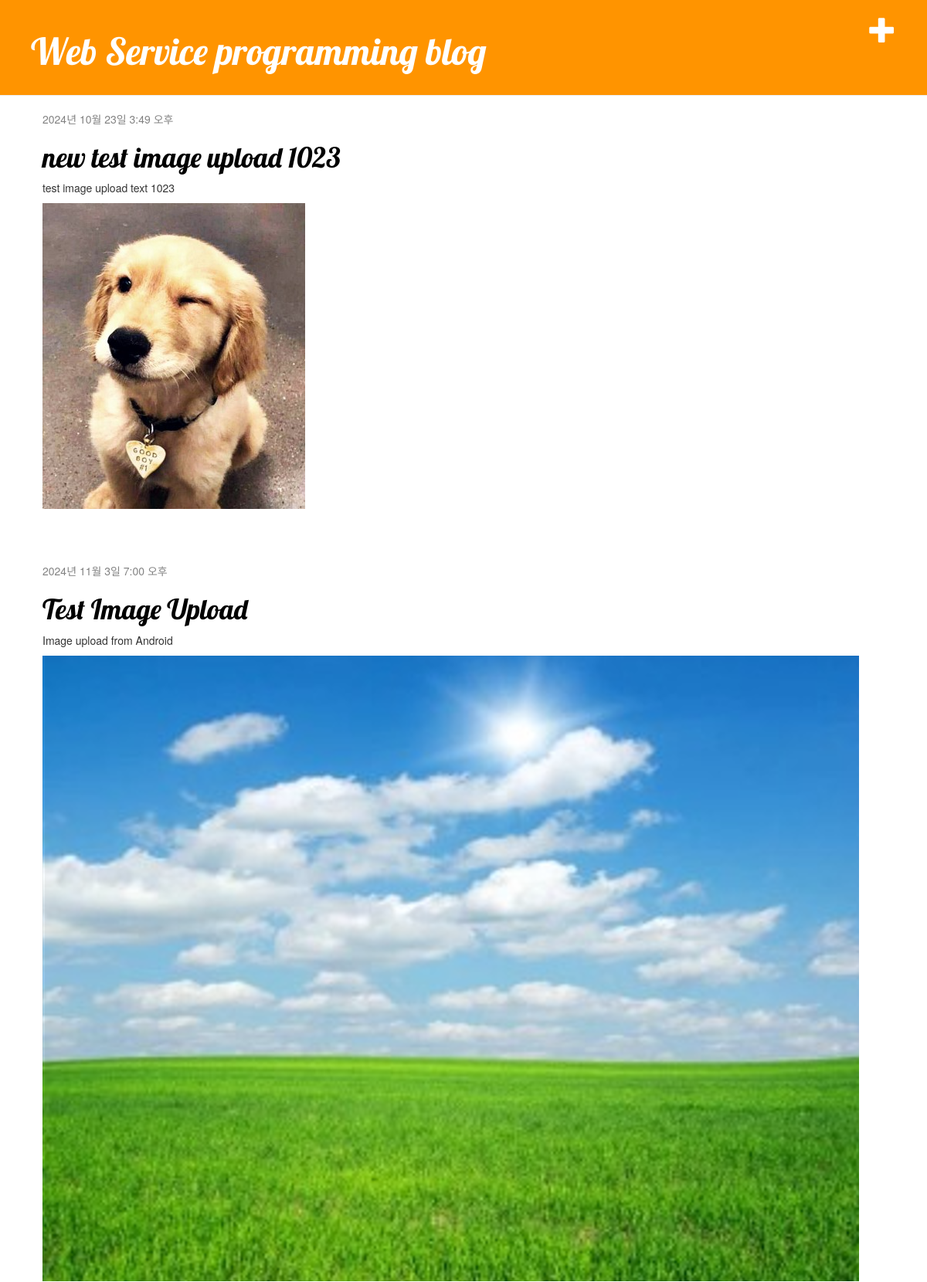
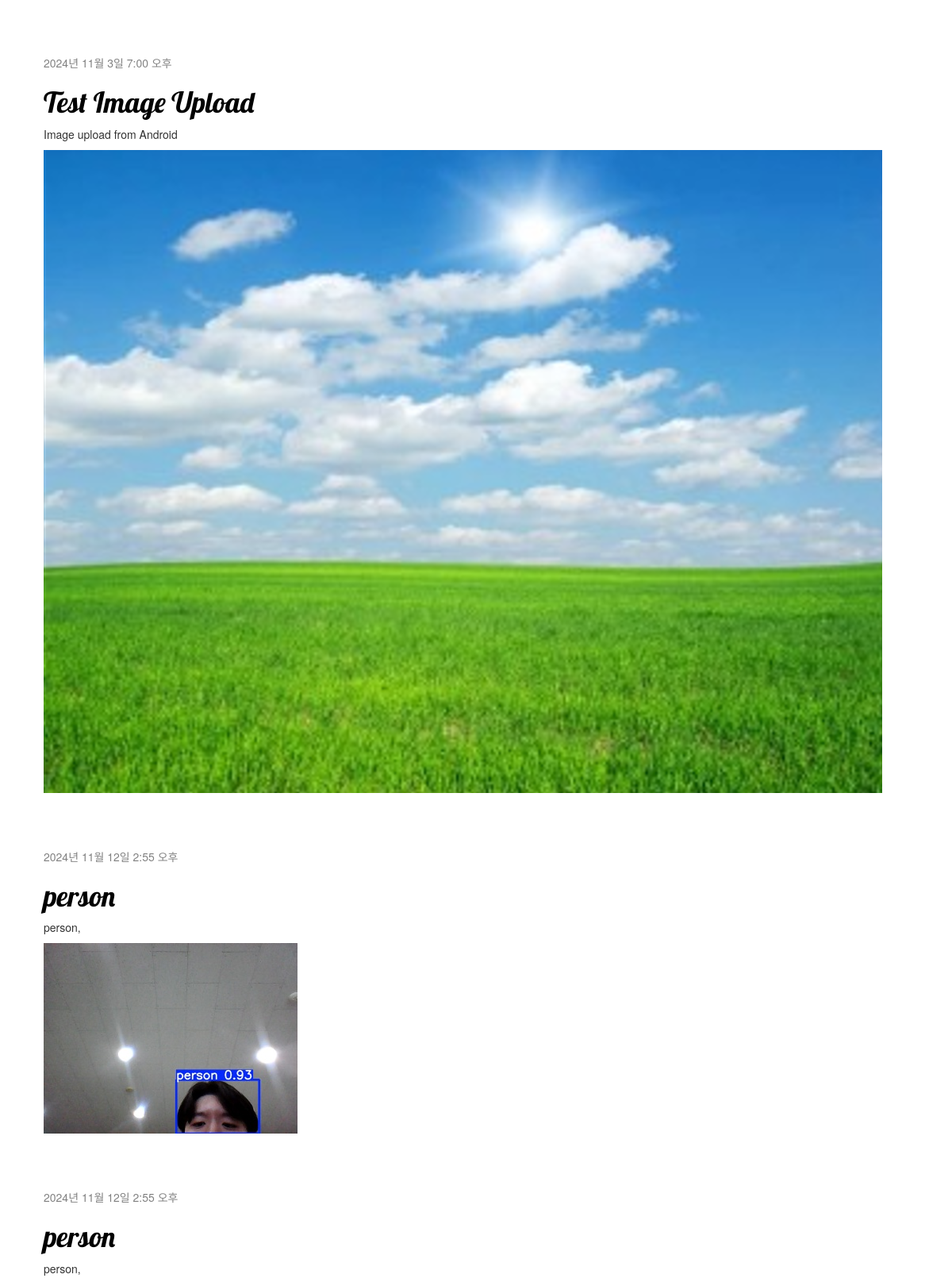
The page / (upper part) on the database its author committed (2 pictures, top to bottom).
### blog/models.py (models this page shows)
class Post(models.Model):
    author = models.ForeignKey(settings.AUTH_USER_MODEL, on_delete=models.CASCADE)
    title = models.CharField(max_length=200)
    text = models.TextField()
    created_date = models.DateTimeField(default=timezone.now)
    published_date = models.DateTimeField(blank=True, null=True)
    image = models.ImageField(upload_to='blog_image/%Y/%m/%d/', default='blog_image/default_error.png')

### blog/views.py (the view)
# urls.py: path('', views.post_list, name='post_list'),
def post_list(request):
    posts = Post.objects.filter(published_date__lte=timezone.now()).order_by('published_date')
    return render(request, 'blog/post_list.html', {'posts': posts})

### blog/templates/blog/post_list.html
{% extends 'blog/base.html' %}
{% block content %}
 {% for post in posts %}
 <div class="post">
 <div class="date">
 {{ post.published_date }}
 </div>
 <h1><a href="">{{ post.title }}</a></h1>
 <p>{{ post.text|linebreaksbr }}</p>
 <img src="{{ post.image.url }}" class="rounded blog-image-list" alt="{{post.title}}">
 </div>
 {% endfor %}
{% endblock %}

### blog/templates/blog/base.html (shortened to what this page needs)
{% load static %}
<html>
<head>
<link rel="stylesheet" href="//maxcdn.bootstrapcdn.com/bootstrap/3.2.0/css/bootstrap.min.css">
<link rel="stylesheet" href="//maxcdn.bootstrapcdn.com/bootstrap/3.2.0/css/bootstrap-theme.min.css">
<link rel="stylesheet" href="{% static 'css/blog.css' %}">
</head>
<body>
<div class="page-header">
<a href="{% url 'post_new' %}" class="top-menu"><span class="glyphicon glyphicon-plus"></span></a>
<h1><a href="/">Web Service programming blog</a></h1>
</div>
<div class="content container">
<div class="row">
<div class="col-md-8">
{% block content %}
{% endblock %}
</div>
</div>
</div>
</body>
</html>

### blog/static/css/blog.css (style rules this page uses)
.page-header { background-color: #ff9400; margin-top: 0; padding: 20px 20px 20px 40px; }
.page-header h1, .page-header h1 a, .page-header h1 a:visited, .page-header h1 a:active { color: #ffffff; font-size: 36pt; text-decoration: none; }
.content { margin-left: 40px; }
h1, h2, h3, h4 { font-family: 'Lobster', cursive; }
.date { color: #828282; }
.top-menu, .top-menu:hover, .top-menu:visited { color: #ffffff; float: right; font-size: 26pt; margin-right: 20px; }
.post { margin-bottom: 70px; }
.post h1 a, .post h1 a:visited { color: #000000; }
.blog-image-list { object-fit: cover; }

### rows shown on the page
Post: published_date "2024년 10월 23일 3:49 오후", title "new test image upload 1023", text "test image upload text 1023", image (picture)
Post: published_date "2024년 11월 3일 7:00 오후", title "Test Image Upload", text "Image upload from Android", image (picture)
Post: published_date "2024년 11월 3일 7:00 오후", title "Test Image Upload", text "Image upload from Android", image (picture)
Post: published_date "2024년 11월 12일 2:55 오후", title "person", text "person,", image (picture)
Post: published_date "2024년 11월 12일 2:55 오후", title "person", text "person,"
